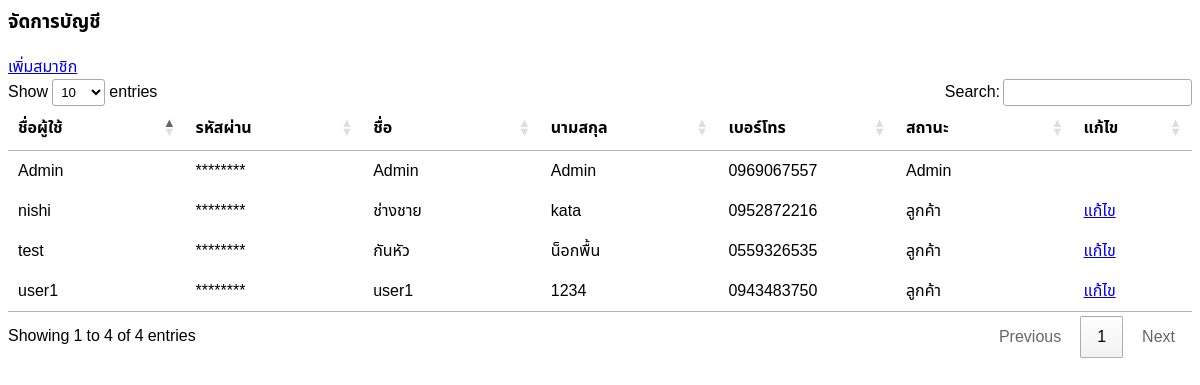
/admin/ManageAdmin.php, run on the app's committed database.
### tables this page shows
CREATE TABLE `user` (
  `ID` int(11) NOT NULL,
  `Username` varchar(50) NOT NULL,
  `Password` varchar(100) NOT NULL,
  `Firstname` varchar(100) NOT NULL,
  `Lastname` varchar(100) NOT NULL,
  `Tel` varchar(10) NOT NULL,
  `email` varchar(255) NOT NULL,
  `Add_user` varchar(30) NOT NULL,
  `Userlevel` int(1) NOT NULL
);

### admin/ManageAdmin.php (the view, shortened to what this page needs)
<link rel="stylesheet" type="text/css" href="https://cdn.datatables.net/1.11.3/css/jquery.dataTables.css">
<!DOCTYPE html PUBLIC "-//W3C//DTD XHTML 1.0 Transitional//EN" "http://www.w3.org/TR/xhtml1/DTD/xhtml1-transitional.dtd">
<html lang="en">
<head>
</head>
<body>
        <div class="content">
            <div class="container-fluid">
                            <div class="header">
                            <div class="card">
                            <div class="card-header py-3 d-flex flex-row align-items-center justify-content-between">
                                <h3 class="title">จัดการบัญชี</h3>
                                <a href="index_admin.php?p=new" class="pull-right btn btn-primary"><span class="glyphicon glyphicon-plus"></span> เพิ่มสมาชิก</a>
                            </div>
                            <div class="content">
                                <div class="content table-responsive table-full-width">
                                <table id="example"  class="table table-striped">
                                    <?php
                                            require_once("../config/server.php");
                                            $sql = "SELECT * FROM user Where Username != '".$_SESSION['Username']."' order by Userlevel DESC";
                                            $query = mysqli_query($conn,$sql);
                                        ?>
                                    <form name="frmMain" method="post" action="<?php echo $_SERVER["PHP_SELF"];?>">
                                    <thead>
                                    <th width="15%"><b>ชื่อผู้ใช้</b></th>
                                        <th width="15%"><b>รหัสผ่าน</b></th>
                                    	<th width="15%"><b>ชื่อ</b></th>
                                    	<th width="15%"><b>นามสกุล</b></th>
                                    	<th width="15%"><b>เบอร์โทร</b></th>
                                        <th width="15%"><b>สถานะ</b></th>
                                        <th width="15%"><b>แก้ไข</b></th>
                                    </thead>
                                    <tbody>
                                        <?php
                                        while($result=mysqli_fetch_array($query,MYSQLI_ASSOC))
                                        {?>
                                        <tr>
                                            <td><?php echo $result["Username"];?></td>
                                        	<td>********</td>
                                        	<td><?php echo $result["Firstname"];?></td>
                                        	<td><?php echo $result["Lastname"];?></td>
                                            <td><?php echo $result["Tel"];?></td>
                                            <td><?php if($result["Userlevel"]==1){
                                                echo 'Admin';
                                            }else{
                                                echo 'ลูกค้า';
                                            };?></td>
                                            <td>
                                            <?php if($result['Userlevel'] == 2 || $result['ID'] == $_SESSION['ID']){?>
                                            <a class="btn btn-primary" href="index_admin.php?p=edituser&UserID=<?php echo $result["ID"];?>">
                                             แก้ไข</a>&nbsp;&nbsp;
                                            <?php } ?>
                                            </td>
                                        </tr>
                                        <?php
                                        }
                                        ?>
                                    </tbody>
                                </form></table>
                                </div>
                            </div>
                        </div>
            </div>
</html>

### admin/ManageAdmin.php (style rules this page uses)
body { min-height: 100vh; overflow-x: hidden; font-family: 'Noto Sans Thai', sans-serif; }

### data on the page
user: Username "user1", Firstname "user1", Lastname "1234", Tel "0943483750", Userlevel "ลูกค้า"
user: Username "test", Firstname "กันหัว", Lastname "น็อกพื้น", Tel "0559326535", Userlevel "ลูกค้า"
user: Username "nishi", Firstname "ช่างชาย", Lastname "kata", Tel "0952872216", Userlevel "ลูกค้า"
user: Username "Admin", Firstname "Admin", Lastname "Admin", Tel "0969067557", Userlevel "Admin"
